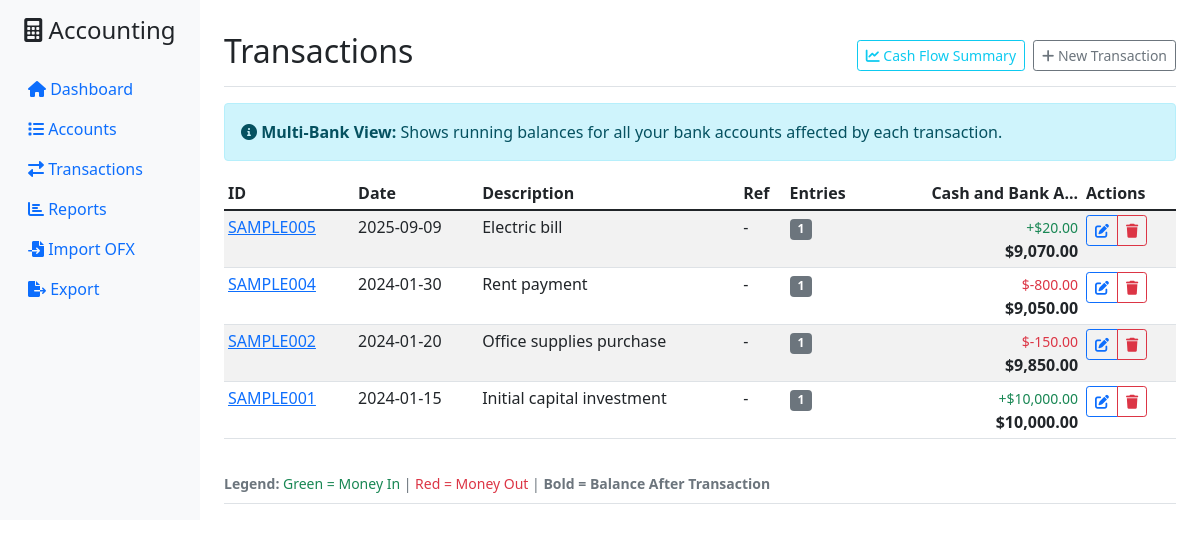
Page /transactions on the committed database.
### tables this page shows
CREATE TABLE accounts (
                id TEXT PRIMARY KEY,
                name TEXT NOT NULL,
                account_type TEXT NOT NULL,
                parent_id TEXT,
                description TEXT,
                is_active BOOLEAN DEFAULT 1,
                created_date TIMESTAMP DEFAULT CURRENT_TIMESTAMP,
                FOREIGN KEY (parent_id) REFERENCES accounts (id)
            );

CREATE TABLE transactions (
                id TEXT PRIMARY KEY,
                date DATE NOT NULL,
                description TEXT NOT NULL,
                reference TEXT,
                created_date TIMESTAMP DEFAULT CURRENT_TIMESTAMP
            );

### accounting_web_ui.py (the view)
@app.route('/transactions')
def transactions():
    try:
        accounting = get_accounting_system()
        page = int(request.args.get('page', 1))
        per_page = 20
        offset = (page - 1) * per_page
        transactions_data, bank_account_names = accounting.get_transactions_with_bank_balances(per_page, offset)
        cursor = accounting.conn.cursor()
        cursor.execute('SELECT COUNT(*) as count FROM transactions')
        total_transactions = cursor.fetchone()['count']
        total_pages = (total_transactions + per_page - 1) // per_page
        has_prev = page > 1
        has_next = page < total_pages
        return render_template('transactions.html',
                             transactions_data=transactions_data,
                             bank_accounts=bank_account_names,
                             page=page,
                             total_pages=total_pages,
                             has_prev=has_prev,
                             has_next=has_next)
    except Exception as e:
        flash(f'Error loading transactions: {str(e)}', 'error')
        return render_template('transactions.html',
                             transactions_data=[],
                             bank_accounts={},
                             page=1,
                             total_pages=1,
                             has_prev=False,
                             has_next=False)

### accounting_system.py (called while the page is built)
def convert_date(val):
    return datetime.fromisoformat(val.decode()).date()

    def create_account(self, account_id: str, name: str, account_type: AccountType,
                      parent_id: Optional[str] = None, description: str = "") -> bool:
        try:
            cursor = self.conn.cursor()
            cursor.execute('''
                INSERT OR IGNORE INTO accounts (id, name, account_type, parent_id, description)
                VALUES (?, ?, ?, ?, ?)
            ''', (account_id, name, account_type.value, parent_id, description))
            self.conn.commit()
            return cursor.rowcount > 0
        except sqlite3.Error as e:
            print(f"Error creating account: {e}")
            return False

    def get_bank_accounts(self) -> List[Tuple]:
        cursor = self.conn.cursor()
        cursor.execute('''
            SELECT id, name, description
            FROM accounts
            WHERE account_type = 'ASSET'
            AND (name LIKE '%bank%' OR name LIKE '%cash%' OR name LIKE '%checking%' OR name LIKE '%savings%')
            AND is_active = 1
            ORDER BY id
        ''')
        return cursor.fetchall()

    def close(self):
        self.conn.close()

### accounting_web_ui.py (called while the page is built)
def get_accounting_system():
    if 'accounting' not in g:
        g.accounting = AccountingSystem()
    return g.accounting

@app.teardown_appcontext
def close_accounting_system(error):
    accounting = g.pop('accounting', None)
    if accounting is not None:
        accounting.close()

@app.template_filter('currency')
def currency_filter(value):
    if value is None:
        return "$0.00"
    return f"${float(value):,.2f}"

### templates/transactions.html (shortened to what this page needs)
{% extends "base.html" %}
{% block content %}
<div class="d-flex justify-content-between flex-wrap flex-md-nowrap align-items-center pt-3 pb-2 mb-3 border-bottom">
    <h1 class="h2">Transactions</h1>
    <div class="btn-toolbar mb-2 mb-md-0">
        <a href="/cash-flow" class="btn btn-sm btn-outline-info me-2">
            <i class="fas fa-chart-line"></i> Cash Flow Summary
        </a>
        <a href="/transactions/new" class="btn btn-sm btn-outline-secondary">
            <i class="fas fa-plus"></i> New Transaction
        </a>
    </div>
</div>
<div class="alert alert-info">
    <i class="fas fa-info-circle"></i>
    <strong>Multi-Bank View:</strong> Shows running balances for all your bank accounts affected by each transaction.
</div>
<div class="table-responsive">
    <table class="table table-striped table-sm">
        <thead>
            <tr>
                <th>ID</th>
                <th>Date</th>
                <th>Description</th>
                <th>Ref</th>
                <th>Entries</th>
                {% for bank_id, bank_name in bank_accounts.items() %}
                <th class="text-end">{{ bank_name[:15] }}...</th>
                {% endfor %}
                <th>Actions</th>
            </tr>
        </thead>
        <tbody>
            {% for txn_data in transactions_data %}
            <tr>
                <td>
                    <a href="/transactions/{{ txn_data.transaction.id }}">
                        {{ txn_data.transaction.id }}
                    </a>
                </td>
                <td>{{ txn_data.transaction.date }}</td>
                <td>{{ txn_data.transaction.description[:30] }}{% if txn_data.transaction.description|length > 30 %}...{% endif %}</td>
                <td>{{ txn_data.transaction.reference[:10] if txn_data.transaction.reference else '-' }}</td>
                <td><span class="badge bg-secondary">{{ txn_data.transaction.entry_count }}</span></td>
                {% for bank_id, bank_name in bank_accounts.items() %}
                <td class="text-end">
                    {% if txn_data.bank_effects[bank_id] != 0 %}
                        <div>
                            {% if txn_data.bank_effects[bank_id] > 0 %}
                                <small class="text-success">+{{ txn_data.bank_effects[bank_id] | currency }}</small>
                            {% else %}
                                <small class="text-danger">{{ txn_data.bank_effects[bank_id] | currency }}</small>
                            {% endif %}
                        </div>
                        <div><strong>{{ txn_data.balances_after[bank_id] | currency }}</strong></div>
                    {% else %}
                        <div class="text-muted">-</div>
                        <div class="text-muted">{{ txn_data.balances_after[bank_id] | currency }}</div>
                    {% endif %}
                </td>
                {% endfor %}
                <td>
                    <div class="btn-group btn-group-sm">
                        <a href="/transactions/{{ txn_data.transaction.id }}/edit" class="btn btn-outline-primary btn-sm" title="Edit">
                            <i class="fas fa-edit"></i>
                        </a>
                        <button class="btn btn-outline-danger btn-sm" onclick="deleteTransaction('{{ txn_data.transaction.id }}')" title="Delete">
                            <i class="fas fa-trash"></i>
                        </button>
                    </div>
                </td>
            </tr>
            {% endfor %}
        </tbody>
    </table>
</div>
<div class="mt-3">
    <small class="text-muted">
        <strong>Legend:</strong>
        <span class="text-success">Green = Money In</span> |
        <span class="text-danger">Red = Money Out</span> |
        <strong>Bold = Balance After Transaction</strong>
    </small>
</div>
{% endblock %}

### rows in the picture
accounts: name "Cash and Bank A", bank_effects "$20.00", balances_after "$9,070.00", bank_effects "$-800.00", balances_after "$9,050.00", bank_effects "$-150.00", balances_after "$9,850.00", bank_effects "$10,000.00", balances_after "$10,000.00"
transactions: transaction.id "SAMPLE005", transaction "2025-09-09", transaction "Electric bill", transaction "-"
transactions: transaction.id "SAMPLE004", transaction "2024-01-30", transaction "Rent payment", transaction "-"
transactions: transaction.id "SAMPLE002", transaction "2024-01-20", transaction "Office supplies purchase", transaction "-"
transactions: transaction.id "SAMPLE001", transaction "2024-01-15", transaction "Initial capital investment", transaction "-"

### other values in the picture
{{ txn_data.transaction.entry_count }} "1" "1" "1" "1"
